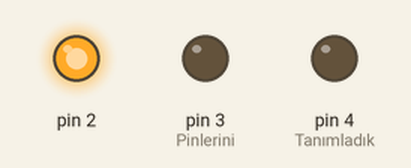
Bench run of a sketch on a simulated Arduino Uno, built with avr-gcc and run on an emulated ATmega328P. Shown: output pins drawn as LEDs (lit = HIGH).

Above: at 1.0 s.
At 2.15 s:
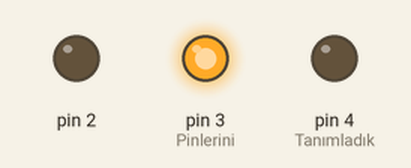
At 3.3 s:
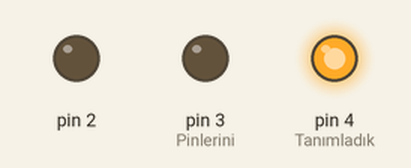
Timing chart, 0 to 6.0 s (numbered marks = the images above):
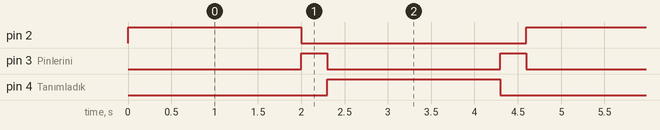

The sketch:

Kod.ino
```cpp
void setup() {
  pinMode(2,OUTPUT);   // Çıkış
  pinMode(3,OUTPUT);   // Pinlerini
  pinMode(4,OUTPUT);   // Tanımladık.
}
void loop() {
  digitalWrite(2,HIGH); //Kırmızı Led Açtık
  digitalWrite(3,LOW);
  digitalWrite(4,LOW);
  delay(2000); //2 saniye bekledik.
  digitalWrite(2,LOW);
  digitalWrite(3,HIGH); //Sarı Led Açtık
  digitalWrite(4,LOW);
  delay(300); //0.3 saniye bekledik.
  digitalWrite(2,LOW);
  digitalWrite(3,LOW);
  digitalWrite(4,HIGH); //Yeşil Led Açtık
  delay(2000);
  digitalWrite(2,LOW);
  digitalWrite(3,HIGH); //Sarı Led Açtık
  digitalWrite(4,LOW);
  delay(300); //0.3 saniye bekledik ve başa(loop) döndük
}
```

Measured:
- by itself, pin 2, pin 4 (Tanımladık): alternates HIGH for 2.0 s and LOW for 2.6 s
- by itself, pin 3 (Pinlerini): alternates HIGH for 0.30 s and LOW for 2.0 s
- by itself, everything shown: repeats every 4.6 s, in 4 steps
